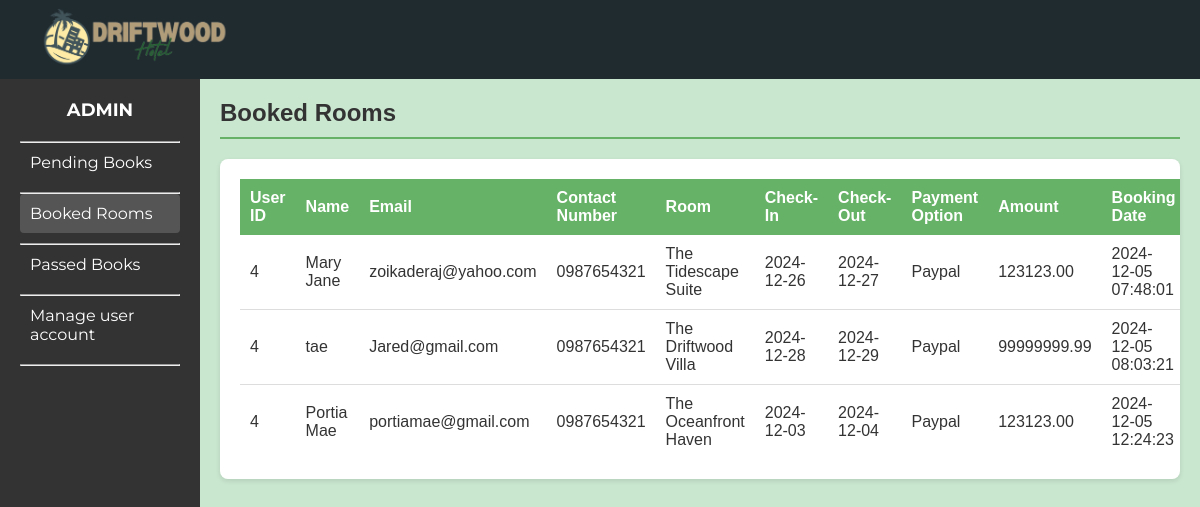
Screenshot of /adminpages/roombooking.php with the database file from the repository.
### tables this page shows
CREATE TABLE `approved_bookings` (
  `id` int(11) NOT NULL,
  `user_id` int(11) DEFAULT NULL,
  `full_name` varchar(255) NOT NULL,
  `email` varchar(255) NOT NULL,
  `contact_number` varchar(15) NOT NULL,
  `room` varchar(50) NOT NULL,
  `check_in` date NOT NULL,
  `check_out` date NOT NULL,
  `payment_option` varchar(50) DEFAULT NULL,
  `amount` decimal(10,2) NOT NULL,
  `created_at` timestamp NOT NULL DEFAULT current_timestamp(),
  `approved_at` timestamp NOT NULL DEFAULT current_timestamp() ON UPDATE current_timestamp()
);

### adminpages/roombooking.php (the view, shortened to what this page needs)
<?php
require 'db_admin_booked.php';
try {
    $pdo = new PDO("mysql:host=$host;dbname=$dbname", $username, $password);
    $pdo->setAttribute(PDO::ATTR_ERRMODE, PDO::ERRMODE_EXCEPTION);
    $pdo->exec("SET GLOBAL event_scheduler = ON");
    $event_sql = "
    CREATE EVENT IF NOT EXISTS move_to_pass_books
    ON SCHEDULE EVERY 1 MINUTE
    DO
    BEGIN
        -- Move approved bookings that have passed their check_out date to pass_books
        INSERT INTO pass_books (full_name, email, contact_number, room, check_in, check_out, payment_option, amount, created_at, approved_at)
        SELECT full_name, email, contact_number, room, check_in, check_out, payment_option, amount, created_at, approved_at
        FROM approved_bookings
        WHERE check_out <= CURDATE();
        -- Update checked_out_at timestamp in approved_bookings
        UPDATE approved_bookings
        SET checked_out_at = CURRENT_TIMESTAMP
        WHERE check_out <= CURDATE();
        -- Delete the records from approved_bookings that were moved
        DELETE FROM approved_bookings
        WHERE check_out <= CURDATE();
    END;
    ";
    $pdo->exec($event_sql);
    $stmt = $pdo->query("SELECT * FROM approved_bookings");
    $approved_bookings = $stmt->fetchAll(PDO::FETCH_ASSOC);
} catch (PDOException $e) {
    echo "Error creating event or fetching bookings: " . $e->getMessage();
}
?>
<!DOCTYPE html>
<html lang="en">
<head>
    <link rel="stylesheet" href="../css/admindesign.css">
    <link rel="stylesheet" href="../Room-desc.css">
</head>
<body>
<header class="main-header">
    <div class="logo"><img src="../Drifcombieng.png" id="logopic"></div>
</header>
<div class="dashboard">
    <aside class="sidebar">
        <div class="admin-title">ADMIN</div>
        <nav class="menu">
            <hr>
            <a href="../adminpage.php" class="menu-item">Pending Books</a>
            <hr>
            <a href="roombooking.php" class="menu-item active">Booked Rooms</a>
            <hr>
            <a href="pass_books.php" class="menu-item">Passed Books</a>
            <hr>
            <a href="manageuser.php" class="menu-item">Manage user account</a>
            <hr>
        </nav>
    </aside>
    <div class="content">
        <div class="content-header">
            <h2>Booked Rooms</h2><span class="inactive"></span>
        </div>
        <div class="table-container">
            <table>
                <thead>
                    <tr>
                        <th>User ID</th>
                        <th>Name</th>
                        <th>Email</th>
                        <th>Contact Number</th>
                        <th>Room</th>
                        <th>Check-In</th>
                        <th>Check-Out</th>
                        <th>Payment Option</th>
                        <th>Amount</th>
                        <th>Booking Date</th>
                    </tr>
                </thead>
                <tbody>
                    <?php if (!empty($approved_bookings)): ?>
                        <?php foreach ($approved_bookings as $row): ?>
                            <tr>
                                <td><?php echo $row['user_id']; ?></td>
                                <td><?php echo $row['full_name']; ?></td>
                                <td><?php echo $row['email']; ?></td>
                                <td><?php echo $row['contact_number']; ?></td>
                                <td><?php echo $row['room']; ?></td>
                                <td><?php echo $row['check_in']; ?></td>
                                <td><?php echo $row['check_out']; ?></td>
                                <td><?php echo $row['payment_option']; ?></td>
                                <td><?php echo $row['amount']; ?></td>
                                <td><?php echo $row['created_at']; ?></td>
                            </tr>
                        <?php endforeach; ?>
                    <?php else: ?>
                        <tr>
                            <td colspan="11">No bookings available.</td>
                        </tr>
                    <?php endif; ?>
                </tbody>
            </table>
        </div>
    </div>
</div>
</body>
</html>

### css/admindesign.css (style rules this page uses)
*, *::before, *::after { margin: 0; padding: 0; box-sizing: border-box; }
:root { --bg-60-: #202B30; --bg-30-: #384B54; --bg-10-: #FFFFFF; --bg-sub-: whitesmoke; --bg-btn-: #68D2B7; --font-fam-poppins-: "Poppins", sans-serif; --font-fam-montserrat-: "Montserrat", sans-serif; }
html { scroll-behavior: smooth; }
body { margin: 0; font-family: Arial, sans-serif; background-color: #e6f3e6; overflow-x: hidden; }
.main-header { display: flex; align-items: center; padding: 10px; background-color: #66b266; }
.main-header .logo img { height: 50px; }
.dashboard { display: flex; height: 100vh; overflow-x: hidden; }
.admin-title { text-align: center; font-family: 'Montserrat'; }
.sidebar { width: 200px; background-color: #333; color: white; height: 100vh; padding: 20px; box-sizing: border-box; }
.sidebar .admin-title { font-size: 18px; font-weight: bold; margin-bottom: 20px; }
.sidebar .menu .menu-item { display: block; color: white; text-decoration: none; padding: 10px; margin-bottom: 10px; border-radius: 4px; font-family: 'Montserrat'; }
.sidebar .menu .menu-item:hover, .sidebar .menu .menu-item.active { background-color: #555; }
.content { flex: 1; padding: 20px; box-sizing: border-box; background-color: #C9E6CF; overflow-x: auto; }
.content-header { display: flex; justify-content: space-between; align-items: center; border-bottom: 2px solid #66b266; padding-bottom: 10px; margin-bottom: 20px; }
.content-header h2 { color: #333; margin: 0; }
.table-container { background-color: white; padding: 20px; border-radius: 8px; box-shadow: 0 2px 5px rgba(0, 0, 0, 0.1); overflow-x: auto; }
table { width: 100%; border-collapse: collapse; table-layout: auto; }
thead th { background-color: #66b266; color: white; padding: 10px; text-align: left; }
tbody td { padding: 10px; border-bottom: 1px solid #ddd; word-wrap: break-word; }
tbody tr:last-child td { border-bottom: none; }

### Room-desc.css (style rules this page uses)
*, *::before, *::after { margin: 0; padding: 0; box-sizing: border-box; }
:root { --bg-60-: #202B30; --bg-30-: #384B54; --bg-10-: #FFFFFF; --bg-sub-: whitesmoke; --bg-btn-: #68D2B7; --font-fam-poppins-: "Poppins", sans-serif; --font-fam-montserrat-: "Montserrat", sans-serif; }
html { scroll-behavior: smooth; }
body { background-color: #ACB9B6; color: #333; }
.main-header { width: 100%; height: 79px; background: #202b30; display: flex; justify-content: space-between; align-items: center; padding: 0 40px; box-sizing: border-box; }
#logopic { width: 12em; height: auto; }
a { color: inherit; text-decoration: none; }
header { font-family: var(--font-fam-montserrat-); background-color: var(--bg-60-); display: flex; flex-direction: column; justify-content: space-evenly; align-items: center; color: white; }
* { box-sizing: border-box; }
@media screen and (min-width: 60em) { header { flex-direction: row; } }

### rows the page displays
approved_bookings: user "4", full_name "Mary Jane", email "zoikaderaj@yahoo.com", contact_number "0987654321", room "The Tidescape Suite", check_in "2024-12-26", check_out "2024-12-27", payment_option "Paypal", amount "123123.00", created_at "2024-12-05 07:48:01"
approved_bookings: user "4", full_name "tae", email "Jared@gmail.com", contact_number "0987654321", room "The Driftwood Villa", check_in "2024-12-28", check_out "2024-12-29", payment_option "Paypal", amount "99999999.99", created_at "2024-12-05 08:03:21"
approved_bookings: user "4", full_name "Portia Mae", email "portiamae@gmail.com", contact_number "0987654321", room "The Oceanfront Haven", check_in "2024-12-03", check_out "2024-12-04", payment_option "Paypal", amount "123123.00", created_at "2024-12-05 12:24:23"
